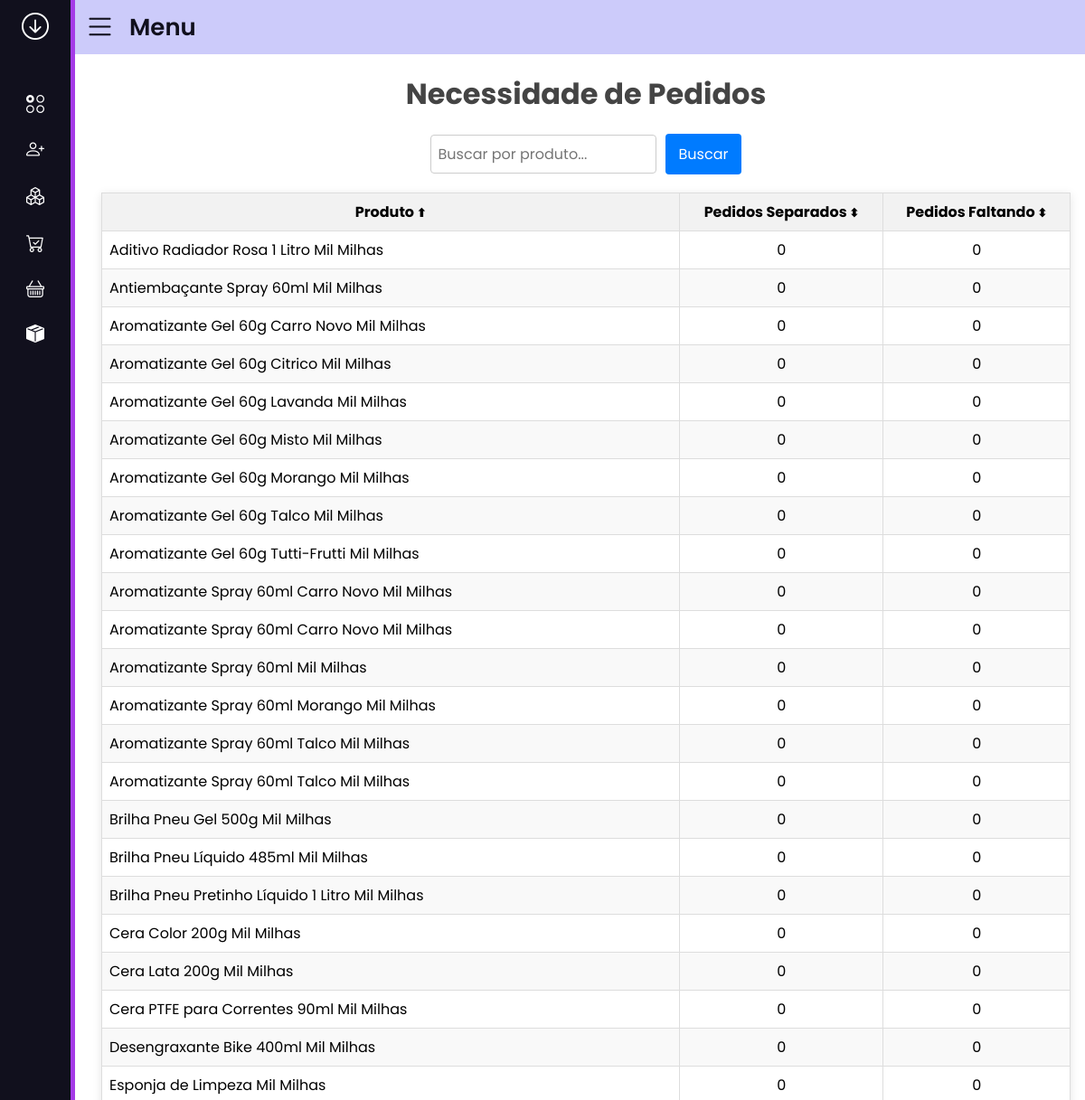
The page /estoque/necessidade_pedidos/ (signed in, upper part) on the database as committed earlier.
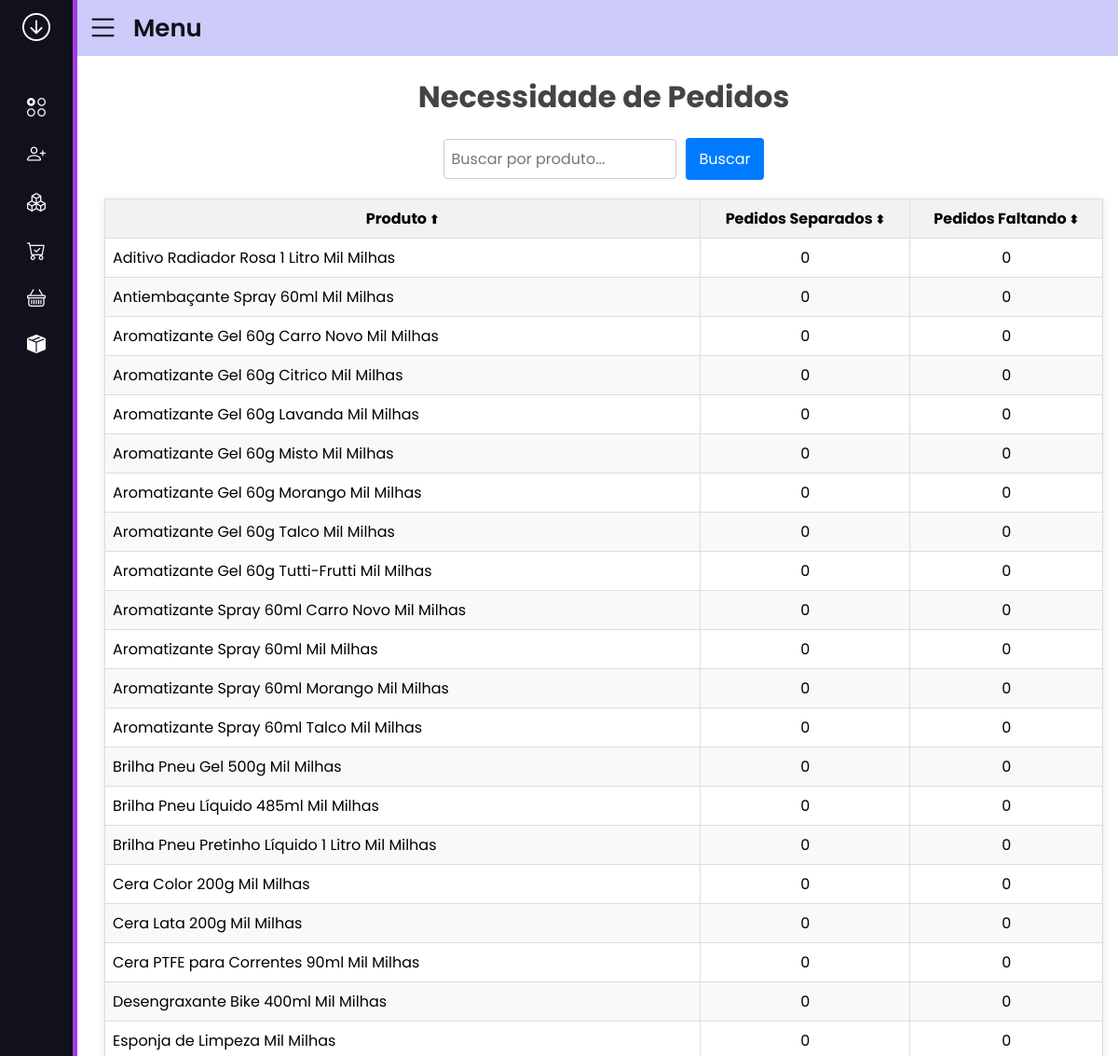
The same page on the database as committed later.
### cadastros/models.py (models this page shows, shortened)
class Products(models.Model):
    CATEGORY_CHOICES = [
        ('fabricado', 'Fabricado'),
        ('misto', 'Misto'),
        ('kit', 'Kit'),
        ('kit_variavel', 'Kit Variável'),
        ('materia_prima', 'Matéria Prima'),
    ]
    name = models.CharField(max_length=70)
    product_code = models.CharField(max_length=10, null=True, blank=True)
    product_bar_code = models.CharField(max_length=13, null=True, blank=True)
    box_bar_code = models.CharField(max_length=14, null=True, blank=True)
    category = models.CharField(max_length=15, choices=CATEGORY_CHOICES)
    unit = models.CharField(max_length=10)
    box_quantity = models.IntegerField(null=True, blank=True)
    gross_weight = models.DecimalField(max_digits=5, decimal_places=2, null=True, blank=True)
    net_weight = models.DecimalField(max_digits=5, decimal_places=2, null=True, blank=True)
    ncm = models.CharField(max_length=14, null=True, blank=True)
    cest = models.CharField(max_length=14, null=True, blank=True)
    estoq_minimo = models.IntegerField(null=True, blank=True)
    pedidos = GenericRelation('vendas.PedidoItem')

### estoque/views.py (the view)
# urls.py: path('necessidade_pedidos/', views.necessidade_pedidos, name='visualizar_necessidade_pedidos_estoque'),
@login_required
@permission_required('estoque.ver_necessidade_pedidos', raise_exception=True)
def necessidade_pedidos(request):
    search_query = request.GET.get('search', '')
    order_by = request.GET.get('order_by', 'nome')
    direction = request.GET.get('direction', 'asc')
    produtos = Products.objects.filter(name__icontains=search_query)
    produtos_quantidades = []
    for produto in produtos:
        faltando_separacao = FaltandoSeparacao.objects.filter(cod_produto=produto.product_code)
        pedidos_separados = faltando_separacao.aggregate(total_separado=Sum('quantidade_separada'))[
                                'total_separado'] or 0
        pedidos_faltando = \
            faltando_separacao.aggregate(total_faltando=Sum(F('quantidade_pedido') - F('quantidade_separada')))[
                'total_faltando'] or 0
        produtos_quantidades.append({
            'nome': produto.name,
            'pedidos_separados': pedidos_separados,
            'pedidos_faltando': pedidos_faltando,
        })
    reverse_order = (direction == 'desc')
    produtos_quantidades = sorted(produtos_quantidades, key=lambda x: x[order_by], reverse=reverse_order)
    context = {
        'produtos_quantidades': produtos_quantidades,
        'search_query': search_query,
        'order_by': order_by,
        'direction': direction,
    }
    return render(request, 'necessidade_pedidos.html', context)

### estoque/templates/necessidade_pedidos.html (shortened to what this page needs)
{% extends 'side_menu.html' %}
{% load static %}
{% block head %}
    <link rel="stylesheet" href="{% static 'css/style_view_estoque.css' %}">
{% endblock %}
{% block content %}
<!DOCTYPE html>
<html lang="en">
<head>
</head>
<body>
    <h1>Necessidade de Pedidos</h1>
    <form method="GET" action="">
        <input type="text" name="search" placeholder="Buscar por produto..." value="{{ search_query }}">
        <button type="submit">Buscar</button>
    </form>
    <table>
        <thead>
            <tr>
                <th class="sortable {% if order_by == 'nome' %}sorted-{{ direction }}{% endif %}" onclick="sortTable('nome')">Produto</th>
                <th class="sortable {% if order_by == 'pedidos_separados' %}sorted-{{ direction }}{% endif %}" onclick="sortTable('pedidos_separados')">Pedidos Separados</th>
                <th class="sortable {% if order_by == 'pedidos_faltando' %}sorted-{{ direction }}{% endif %}" onclick="sortTable('pedidos_faltando')">Pedidos Faltando</th>
            </tr>
        </thead>
        <tbody>
            {% for produto in produtos_quantidades %}
            <tr>
                <td class="products_name">{{ produto.nome }}</td>
                <td>{{ produto.pedidos_separados }}</td>
                <td>{{ produto.pedidos_faltando }}</td>
            </tr>
            {% endfor %}
        </tbody>
    </table>
</body>
</html>
{% endblock %}

Rows that differ between the two databases and show on the page:
removed Products: nome "Aromatizante Spray 60ml Carro Novo Mil Milhas"
removed Products: nome "Aromatizante Spray 60ml Talco Mil Milhas"
Other text that changed with them:
list line gone: "0 0"
